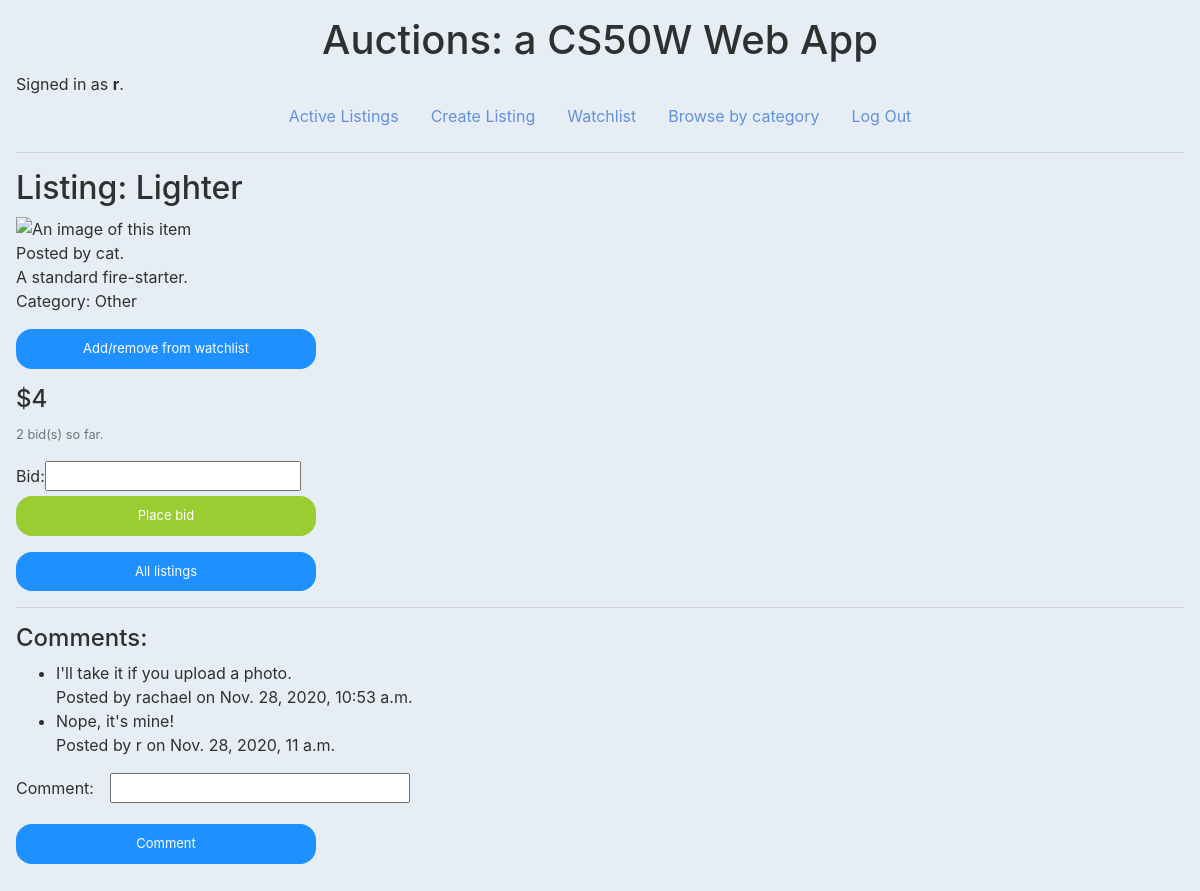
The app's page /listing/24 (signed in), older data.
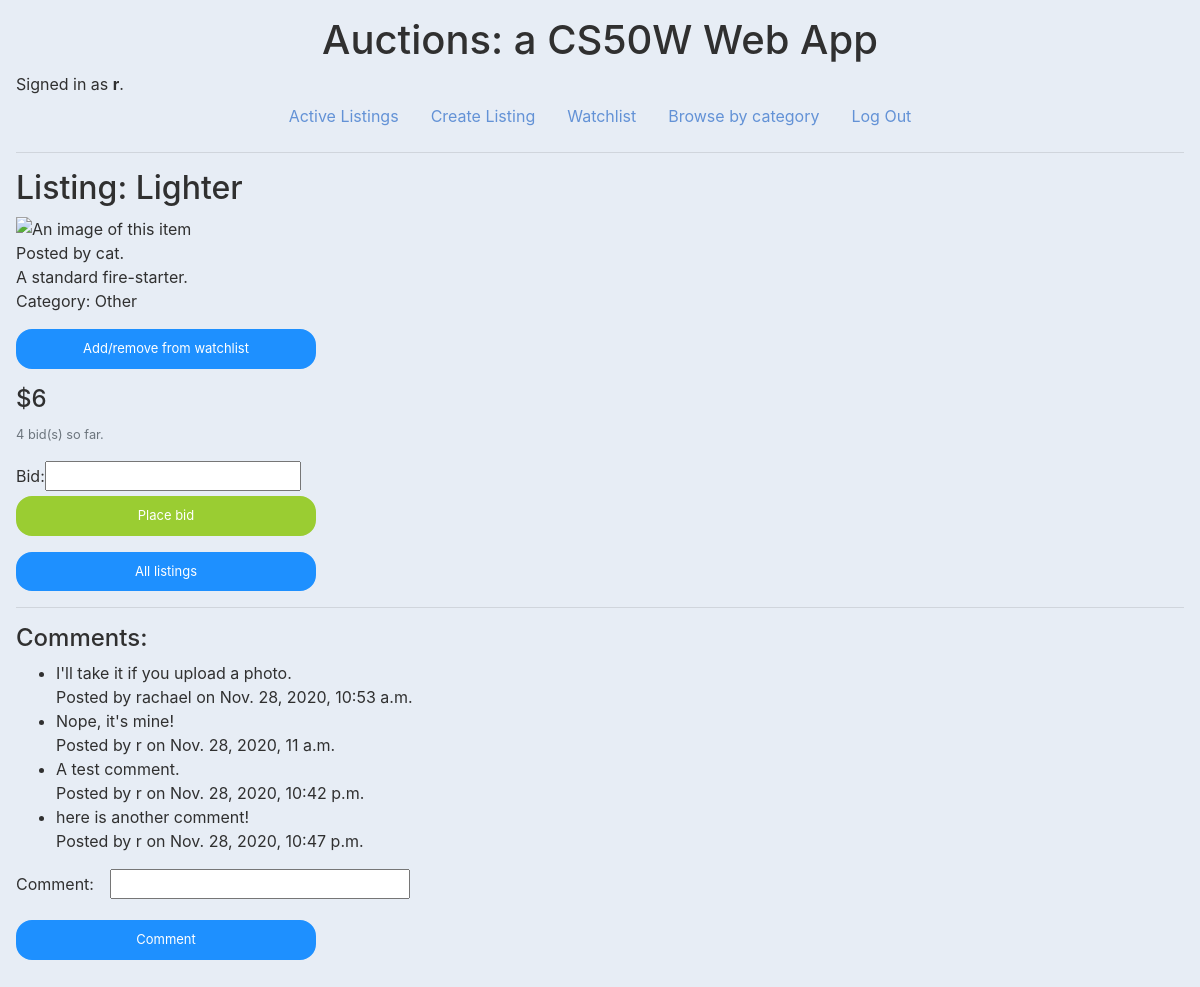
The same page, newer data.
### auctions/models.py (models this page shows, shortened)
class Listing(models.Model):
    name = models.CharField(max_length=150, default="Item name")
    owner = models.ForeignKey(User, on_delete=models.CASCADE, related_name="owner_id", null=True, blank=True)
    description = models.TextField(blank=True)
    startBid = models.IntegerField(default=0)
    imgSrc = models.URLField(blank=True)
    Q = 'Q'
    F = 'F'
    T = 'T'
    E = 'E'
    H = 'H'
    O = 'O'
    CATEGORY_CHOICES = [
        (Q, 'Quick sell'),
        (F, 'Fashion'),
        (T, 'Toys'),
        (E, 'Electronics'),
        (H, 'Home'),
        (O, 'Other')
    ]
    category = models.CharField(max_length=11, choices=CATEGORY_CHOICES)
    datePosted = models.DateTimeField(auto_now=True)
    isOpen = models.BooleanField(default=True)

class Comment(models.Model):
    commenter = models.ForeignKey(User, on_delete=models.CASCADE, related_name="user", blank=True, null=True)
    listingID = models.ForeignKey(Listing, on_delete=models.CASCADE, related_name="listingComment", blank=True, null=True)
    comment = models.CharField(max_length=264)
    dateCommented = models.DateTimeField(auto_now_add=True)
    class Meta:
        ordering = ['dateCommented']

class User(AbstractUser):
    pass

### auctions/views.py (the view)
# urls.py: path("listing/<int:listing_id>", views.listing, name="listing"),
def listing(request, listing_id):
    try:
        item = Listing.objects.get(id=listing_id)
        item_id = item.id
        user = request.user.username
        id_user = request.user
        bidform = BidForm()
        userWatchlist = Watchlist.objects.filter(currentUser=id_user)
        commentForm = CommentForm()
        numBids = len(Bid.objects.filter(listingID=listing_id))
        comments = Comment.objects.filter(listingID=listing_id)
        if request.method == 'POST':
            if 'commentButton' in request.POST:
                commentForm = CommentForm(data=request.POST)
                if commentForm.is_valid():
                    new_comment = Comment()
                    new_comment = commentForm.save(commit=False)
                    new_comment.listingID = item
                    new_comment.commenter = id_user
                    new_comment.save()
                    message = django.contrib.messages.success(request, 'Comment added successfully.')
                    return HttpResponseRedirect(request.META.get('HTTP_REFERER'), {"messages":message})
            if 'watchlistButton' in request.POST:
                for row in userWatchlist:
                    if item == row.itemWatch:
                        userWatchlist.filter(itemWatch=item).delete()
                        message = django.contrib.messages.success(request, 'Item removed from watchlist.')
                        return HttpResponseRedirect(request.META.get('HTTP_REFERER'), {"messages":message})
                w = Watchlist(currentUser=id_user, itemWatch=item)
                w.save()
                message = django.contrib.messages.success(request, 'Item added to watchlist.')
                return HttpResponseRedirect(request.META.get('HTTP_REFERER'), {"messages":message})
            if 'makeBid' in request.POST:
                bidform = BidForm(request.POST)
                if bidform.is_valid():
                    user_bid = bidform.cleaned_data['bid']
                    price = item.startBid
                    if user_bid > price:
                        newBid = Bid(listingID=item, bidder=request.user, amount=user_bid)
                        newBid.save()
                        item.startBid = user_bid
                        item.save()
                        message = django.contrib.messages.success(request, 'Bid placed successfully.')
                        return HttpResponseRedirect(request.META.get('HTTP_REFERER'), {"messages":message})
                    else:
                        message = django.contrib.messages.success(request, 'Error: please bid an amount larger than the current price.')
                        return HttpResponseRedirect(request.META.get('HTTP_REFERER'), {"messages":message})
            elif 'closeAuction' in request.POST:
                item.isOpen = False
                topBid = item.startBid
                topBidObject = Bid.objects.filter(amount = topBid, listingID=item_id)
                if hasattr(topBidObject, 'bidder'):
                    topBidder = topBidObject.bidders
                else:
                    topBidder = item.owner
                item.owner = topBidder
                item.save()
                message = django.contrib.messages.success(request, 'Closed auction successfully.')
                return redirect("/", {"messages":message})
        else:
            try:
                whoBid = Bid.objects.filter(bidder=request.user)[0]
                whoBid1 = whoBid.bidder
                numBids = len(Bid.objects.filter(listingID=listing_id))
                return render(request, "auctions/listing.html", {
                    "item": item,
                    "user_id": user,
                    "commentForm": commentForm,
                    "bidForm": bidform,
                    "numBids": numBids,
                    "whoBid": whoBid1,
                    "watchlist": userWatchlist,
                    "comments": comments
                })
            except:
                numBids = len(Bid.objects.filter(listingID=listing_id))
                return render(request, "auctions/listing.html", {
                    "item": item,
                    "user_id": user,
                    "commentForm": commentForm,
                    "bidForm": bidform,
                    "numBids": numBids,
                    "watchlist": userWatchlist,
                    "comments": comments
                })
    except TypeError:
        return redirect("/error")

### auctions/views.py
class CommentForm(forms.ModelForm):
    class Meta:
        model = Comment
        fields = ('comment',)

class BidForm(forms.Form):
    bid = forms.IntegerField(min_value=0)

### auctions/templates/auctions/listing.html (shortened to what this page needs)
{% extends "auctions/layout.html" %}
{% block body %}
    <h2 class="display">Listing: {{ item.name }}</h2>
    {% if item.imgSrc %}
    <div class="img">
        <img src="{{ item.imgSrc }}" class="listingImg" alt="An image of this item" />
    </div>
    {% endif %}
    <p>Posted by {{ item.owner }}.<br>
    {{ item.description }}<br>
    Category: {{ item.get_category_display }}</p>
    <form action="{% url 'listing' item.id %}" method="post">
        <input type="submit" name="watchlistButton" id="watchlistButton" class="button"
        value="Add/remove from watchlist"></input>
    </form>
    {% if item.isOpen == True %}
   <h4>${{ item.startBid }}</h4>
   <p class="text-muted"><small>
       {{ numBids }} bid(s) so far.
    </small></p>
        {% if item.owner == user %}
        <form action="{% url 'listing' item.id %}" method="post">
            {% csrf_token %}
            <input type="submit" class="button btn-danger" value="Close auction" name="closeAuction" id="closeAuction"></input>
        </form>
        {% else %}
            <form action="{% url 'listing' item.id %}" method="post">
                {{ bidForm }}
                <input type="submit" class="button btn-green" value="Place bid" id="makeBid" name="makeBid"></input>
            </form>
        {% endif %}
    {% endif %}
    <input type="button" class="button" value="All listings" id="homeButton"></input>
    <hr>
    <h4>Comments:</h4>
<ul class="commentsList">
    {% for comment in comments %}
            <li>{{ comment.comment }}<br>
            Posted by {{ comment.commenter }} on {{ comment.dateCommented }}</li>
    {% endfor %}
</ul>
    <form action="{% url 'listing' item.id %}" method="post" class="commentForm">
        {{ commentForm }}
        <input type="submit" class="button commentForm" value="Comment" id="commentButton" name="commentButton"></input>
    </form>
{% endblock %}

Row changes from the older to the newer data that the page shows:
changed Listing "Lighter": startBid "4" → "6"
added Comment: comment "A test comment.", commenter "r", dateCommented "Nov. 28, 2020, 10:42 p.m."
added Comment: comment "here is another comment!", commenter "r", dateCommented "Nov. 28, 2020, 10:47 p.m."
Text that changed along with them:
{{ numBids }}: "2" → "4"
